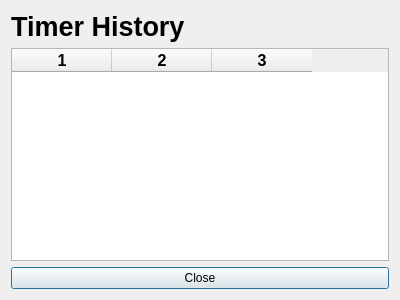
<?xml version="1.0" encoding="UTF-8"?>
<ui version="4.0">
 <class>HistoryTimerWindow</class>
 <widget class="QDialog" name="HistoryTimerWindow">
  <property name="geometry">
   <rect>
    <x>0</x>
    <y>0</y>
    <width>400</width>
    <height>300</height>
   </rect>
  </property>
  <property name="windowTitle">
   <string>Dialog</string>
  </property>
  <layout class="QVBoxLayout" name="verticalLayout">
   <item>
    <widget class="QLabel" name="label">
     <property name="font">
      <font>
       <pointsize>20</pointsize>
       <bold>true</bold>
      </font>
     </property>
     <property name="text">
      <string>Timer History</string>
     </property>
    </widget>
   </item>
   <item>
    <widget class="QTableWidget" name="tableHistory">
     <property name="font">
      <font>
       <pointsize>12</pointsize>
       <bold>true</bold>
      </font>
     </property>
     <property name="editTriggers">
      <set>QAbstractItemView::EditTrigger::NoEditTriggers</set>
     </property>
     <property name="alternatingRowColors">
      <bool>true</bool>
     </property>
     <property name="selectionBehavior">
      <enum>QAbstractItemView::SelectionBehavior::SelectRows</enum>
     </property>
     <property name="columnCount">
      <number>3</number>
     </property>
     <column/>
     <column/>
     <column/>
    </widget>
   </item>
   <item>
    <widget class="QPushButton" name="btnClose">
     <property name="text">
      <string>Close</string>
     </property>
    </widget>
   </item>
  </layout>
 </widget>
 <resources/>
 <connections/>
</ui>
